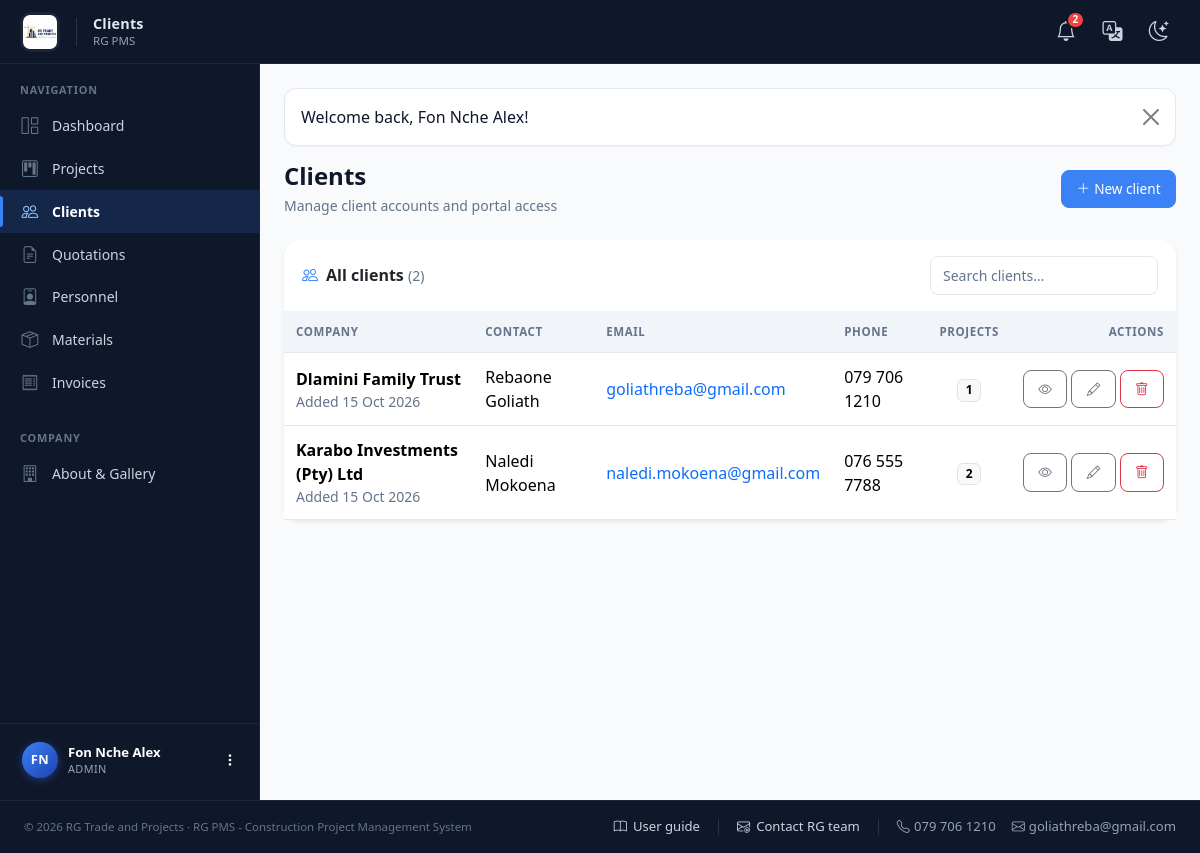
The app's page /admin/clients.php (signed in) with its own data.
### tables this page shows
CREATE TABLE users (
  id            INT UNSIGNED NOT NULL AUTO_INCREMENT,
  role_id       TINYINT UNSIGNED NOT NULL,
  full_name     VARCHAR(120) NOT NULL,
  email         VARCHAR(160) NOT NULL UNIQUE,
  phone         VARCHAR(30)  NULL,
  password_hash VARCHAR(255) NOT NULL,
  is_active     TINYINT(1)   NOT NULL DEFAULT 1,
  created_at    DATETIME     NOT NULL DEFAULT CURRENT_TIMESTAMP,
  PRIMARY KEY (id),
  CONSTRAINT fk_users_role FOREIGN KEY (role_id) REFERENCES roles(id)
);

CREATE TABLE roles (
  id          TINYINT UNSIGNED NOT NULL AUTO_INCREMENT,
  name        VARCHAR(50)  NOT NULL UNIQUE,       
  description VARCHAR(255) NULL,
  PRIMARY KEY (id)
);

CREATE TABLE clients (
  id             INT UNSIGNED NOT NULL AUTO_INCREMENT,
  user_id        INT UNSIGNED NULL,                
  company_name   VARCHAR(160) NOT NULL,
  contact_person VARCHAR(120) NOT NULL,
  phone          VARCHAR(30)  NULL,
  email          VARCHAR(160) NULL,
  address        VARCHAR(255) NULL,
  created_at     DATETIME     NOT NULL DEFAULT CURRENT_TIMESTAMP,
  PRIMARY KEY (id),
  CONSTRAINT fk_clients_user FOREIGN KEY (user_id) REFERENCES users(id) ON DELETE SET NULL
);

### includes/auth.php (called while the page is built, shortened)
<?php
require_once __DIR__ . '/functions.php';
function current_user(): ?array {
    static $cached = null;
    static $loaded = false;
    if ($loaded) return $cached;
    $loaded = true;
    $stmt = db()->prepare(
        'SELECT u.*, r.name AS role_name
         FROM users u
         LEFT JOIN roles r ON r.id = u.role_id
         WHERE u.id = ? LIMIT 1'
    );
    $stmt->execute([(int)$_SESSION['user_id']]);
    $user = $stmt->fetch();
    return $cached = $user;
}
function require_login(): void {
    if (!current_user()) {
        $_SESSION['__intended'] = $_SERVER['REQUEST_URI'] ?? '';
        flash_set('warning', 'Please sign in to continue.');
        redirect('login.php');
    }
}
function require_role(string|array $roles): void {
    require_login();
}

### config/db.php (called while the page is built, shortened)
<?php
function db(): PDO {
    static $pdo = null;
    if ($pdo === null) {
        $dsn = 'mysql:host=' . DB_HOST . ';dbname=' . DB_NAME . ';charset=utf8mb4';
        try {
            $pdo = new PDO($dsn, DB_USER, DB_PASS, [
                PDO::ATTR_ERRMODE            => PDO::ERRMODE_EXCEPTION,
                PDO::ATTR_DEFAULT_FETCH_MODE => PDO::FETCH_ASSOC,
                PDO::ATTR_EMULATE_PREPARES   => false,
            ]);
        } catch (PDOException $e) {
            http_response_code(500);
            die('<div style="font-family:sans-serif;padding:2rem;max-width:40rem;margin:3rem auto;border:1px solid #dc3545;border-radius:.5rem;color:#842029;background:#f8d7da">'
                . '<h3>Database connection failed</h3><p>Please check <code>config/config.php</code> and confirm the '
                . 'database <code>' . htmlspecialchars(DB_NAME) . '</code> exists (import <code>sql/schema.sql</code>).</p>'
                . '<p style="font-size:.85rem">' . htmlspecialchars($e->getMessage()) . '</p></div>');
        }
    }
    return $pdo;
}

### includes/functions.php (called while the page is built, shortened)
<?php
require_once __DIR__ . '/../config/db.php';
function flash_get(): ?array {
    if (!empty($_SESSION['flash'])) {
        $f = $_SESSION['flash'];
        return $f;
    }
    return null;
}
function unread_notification_count(int $userId): int {
    $stmt = db()->prepare('SELECT COUNT(*) FROM notifications WHERE user_id = ? AND is_read = 0');
    $stmt->execute([$userId]);
    return (int)$stmt->fetchColumn();
}
function nice_date(?string $date): string {
    $ts = strtotime($date);
    return $ts ? date('d M Y', $ts) : '-';
}
function e(?string $value): string {
    return htmlspecialchars((string)$value, ENT_QUOTES, 'UTF-8');
}

### admin/clients.php (the view, shortened to what this page needs)
<?php
require_once __DIR__ . '/../includes/layout.php';
require_role('admin');
$pdo = db();
$q   = trim($_GET['q'] ?? '');
$sql = 'SELECT c.*,
               (SELECT COUNT(*) FROM projects p WHERE p.client_id = c.id) AS project_count
        FROM clients c';
$params = [];
$sql .= ' ORDER BY c.created_at DESC';
$stmt = $pdo->prepare($sql);
$stmt->execute($params);
$clients = $stmt->fetchAll();
page_header('Clients', 'clients');
page_heading(
    'Clients',
    'Manage client accounts and portal access',
    '<a href="' . BASE_URL . '/admin/client_new.php" class="btn btn-brand"><i class="bi bi-plus-lg me-1"></i>New client</a>'
);
?>
<div class="card border-0 shadow-sm rounded-4">
  <div class="card-header bg-transparent border-0 d-flex flex-wrap justify-content-between align-items-center gap-3 py-3">
    <h6 class="mb-0 fw-semibold"><i class="bi bi-people me-2 text-brand"></i>All clients <span class="text-muted small fw-normal">(<?= count($clients) ?>)</span></h6>
    <form class="d-flex" method="get" style="max-width:340px;">
      <input type="search" name="q" class="form-control form-control-sm" placeholder="Search clients…" value="<?= e($q) ?>">
    </form>
  </div>
  <div class="table-responsive">
    <table class="table table-hover align-middle mb-0">
      <thead>
        <tr>
          <th>Company</th>
          <th>Contact</th>
          <th>Email</th>
          <th>Phone</th>
          <th class="text-center">Projects</th>
          <th class="text-end">Actions</th>
        </tr>
      </thead>
      <tbody>
      <?php if (!$clients): ?>
        <tr>
          <td colspan="6" class="text-center py-5">
            <i class="bi bi-inbox display-6 text-muted d-block mb-2"></i>
            <div class="text-muted">No clients <?= $q ? 'matching your search' : 'yet' ?>.</div>
          </td>
        </tr>
      <?php else: foreach ($clients as $c): ?>
        <tr>
          <td>
            <div class="fw-semibold"><?= e($c['company_name'] ?? '-') ?></div>
            <div class="small text-muted">Added <?= nice_date($c['created_at'] ?? null) ?></div>
          </td>
          <td><?= e($c['contact_person'] ?? '-') ?></td>
          <td>
            <?php if (!empty($c['email'])): ?>
              <a href="mailto:<?= e($c['email']) ?>" class="text-decoration-none"><?= e($c['email']) ?></a>
            <?php else: ?>-<?php endif; ?>
          </td>
          <td><?= e($c['phone'] ?? '-') ?></td>
          <td class="text-center">
            <span class="badge text-bg-light border"><?= (int)($c['project_count'] ?? 0) ?></span>
          </td>
          <td class="text-end">
            <div class="d-inline-flex gap-1">
              <a href="<?= BASE_URL ?>/admin/client_view.php?id=<?= (int)$c['id'] ?>"
                 class="btn btn-sm btn-outline-secondary" title="View">
                <i class="bi bi-eye"></i>
              </a>
              <a href="<?= BASE_URL ?>/admin/client_new.php?id=<?= (int)$c['id'] ?>"
                 class="btn btn-sm btn-outline-secondary" title="Edit">
                <i class="bi bi-pencil"></i>
              </a>
              <?= delete_button('client', (int)$c['id']) ?>
            </div>
          </td>
        </tr>
      <?php endforeach; endif; ?>
      </tbody>
    </table>
  </div>
</div>
<?php page_footer(); ?>

### includes/layout.php (shortened to what this page needs)
<?php
require_once __DIR__ . '/functions.php';
require_once __DIR__ . '/auth.php';
require_once __DIR__ . '/delete.php';
function page_header(string $title, string $active = ''): void {
    $user    = current_user();
    $role    = $user['role_name'] ?? null;
    $unread  = $user ? unread_notification_count((int)$user['id']) : 0;
    $flash   = flash_get();
    $base    = BASE_URL;
    $initials = '';
    if ($user) {
        foreach (preg_split('/\s+/', trim($user['full_name'])) as $part) {
            if ($part !== '') $initials .= strtoupper($part[0]);
        }
        $initials = substr($initials, 0, 2);
    }
    ?>
<!DOCTYPE html>
<html lang="en">
<head>
<link rel="stylesheet" href="<?= $base ?>/assets/vendor/bootstrap.min.css">
<link rel="stylesheet" href="<?= $base ?>/assets/vendor/bootstrap-icons.css">
<link rel="stylesheet" href="<?= $base ?>/assets/css/style.css?v=<?= @filemtime(__DIR__ . '/../assets/css/style.css') ?>">
</head>
<body>
<?php if ($user): ?>
<nav class="app-navbar">
  <div class="navbar-inner">
    <div class="d-flex align-items-center gap-3">
      <a class="navbar-brand" href="<?= $base ?>/index.php">
        <img src="<?= $base ?>/assets/img/logo-full.png" alt="<?= APP_NAME ?>" class="header-logo"
             onerror="this.style.display='none';this.nextElementSibling.style.display='inline-flex';">
      </a>
      <div class="d-none d-md-block lh-1">
        <div class="navbar-page-title"><?= e($title) ?></div>
        <div class="navbar-page-sub mt-1"><?= APP_SYSTEM_NAME ?></div>
      </div>
    </div>
    <div class="d-flex align-items-center gap-1">
      <div class="dropdown">
        <a class="nav-icon-link" href="#" data-bs-toggle="dropdown" aria-expanded="false" title="Notifications">
          <i class="bi bi-bell fs-5"></i>
          <?php if ($unread > 0): ?>
            <span class="badge-dot"><?= $unread > 9 ? '9+' : $unread ?></span>
          <?php endif; ?>
        </a>
      </div>
      <div class="dropdown">
        <a class="nav-icon-link" href="#" data-bs-toggle="dropdown" aria-expanded="false" title="Translate">
          <i class="bi bi-translate fs-5"></i>
        </a>
      </div>
      <button class="nav-icon-link" type="button" id="themeToggle" title="Switch theme" aria-label="Switch theme">
        <i class="bi bi-moon-stars fs-5 icon-light"></i>
      </button>
    </div>
  </div>
</nav>
<div class="app-layout">
  <aside class="app-sidebar" id="appSidebar">
    <div class="sidebar-scroll">
      <div class="sidebar-section-title">Navigation</div>
      <ul class="nav flex-column sidebar-nav">
        <?php if ($role === 'admin'): ?>
          <li class="nav-item"><a class="nav-link <?= $active === 'dashboard' ? 'active' : '' ?>" href="<?= $base ?>/admin/dashboard.php"><i class="bi bi-grid-1x2"></i><span>Dashboard</span></a></li>
          <li class="nav-item"><a class="nav-link <?= $active === 'projects' ? 'active' : '' ?>" href="<?= $base ?>/admin/projects.php"><i class="bi bi-kanban"></i><span>Projects</span></a></li>
          <li class="nav-item"><a class="nav-link <?= $active === 'clients' ? 'active' : '' ?>" href="<?= $base ?>/admin/clients.php"><i class="bi bi-people"></i><span>Clients</span></a></li>
          <li class="nav-item"><a class="nav-link <?= $active === 'quotations' ? 'active' : '' ?>" href="<?= $base ?>/admin/quotations.php"><i class="bi bi-file-earmark-text"></i><span>Quotations</span></a></li>
          <li class="nav-item"><a class="nav-link <?= $active === 'personnel' ? 'active' : '' ?>" href="<?= $base ?>/admin/personnel.php"><i class="bi bi-person-badge"></i><span>Personnel</span></a></li>
          <li class="nav-item"><a class="nav-link <?= $active === 'materials' ? 'active' : '' ?>" href="<?= $base ?>/admin/materials.php"><i class="bi bi-box-seam"></i><span>Materials</span></a></li>
          <li class="nav-item"><a class="nav-link <?= $active === 'invoices' ? 'active' : '' ?>" href="<?= $base ?>/admin/invoices.php"><i class="bi bi-receipt"></i><span>Invoices</span></a></li>
        <?php elseif ($role === 'personnel'): ?>
          <li class="nav-item"><a class="nav-link <?= $active === 'dashboard' ? 'active' : '' ?>" href="<?= $base ?>/personnel/dashboard.php"><i class="bi bi-grid-1x2"></i><span>My Projects</span></a></li>
        <?php elseif ($role === 'client'): ?>
          <li class="nav-item"><a class="nav-link <?= $active === 'dashboard' ? 'active' : '' ?>" href="<?= $base ?>/client/dashboard.php"><i class="bi bi-grid-1x2"></i><span>My Projects</span></a></li>
        <?php endif; ?>
      </ul>
      <?php if ($role === 'admin'): ?>
        <div class="sidebar-section-title mt-3">Company</div>
        <ul class="nav flex-column sidebar-nav">
          <li class="nav-item">
            <a class="nav-link <?= $active === 'home' ? 'active' : '' ?>" href="<?= $base ?>/about.php">
              <i class="bi bi-building"></i><span>About &amp; Gallery</span>
            </a>
          </li>
        </ul>
      <?php endif; ?>
    </div>
    <div class="sidebar-user-wrap">
      <div class="dropdown dropend">
        <a class="sidebar-user" href="#" data-bs-toggle="dropdown" aria-expanded="false">
          <div class="avatar"><?= e($initials ?: 'U') ?></div>
          <div class="user-info">
            <div class="user-name"><?= e($user['full_name']) ?></div>
            <div class="user-role"><?= e($user['role_name']) ?></div>
          </div>
          <i class="bi bi-three-dots-vertical ms-auto small"></i>
        </a>
      </div>
    </div>
  </aside>
  <main class="app-main">
    <div class="container-fluid px-3 px-lg-4 py-4">
      <?php if ($flash): ?>
        <div class="alert alert-<?= e($flash['type']) ?> alert-dismissible fade show" role="alert">
          <?= e($flash['message']) ?>
          <button type="button" class="btn-close" data-bs-dismiss="alert" aria-label="Close"></button>
        </div>
      <?php endif; ?>
<?php endif; ?>
<?php
}
function page_footer(): void {
    $user = current_user();
    ?>
    <?php if ($user): ?>
        </div>
      </main>
    </div>
    <?php else: ?>
        </div>
    </main>
    <?php endif; ?>
<footer class="app-footer py-3">
  <div class="container-fluid px-3 px-lg-4">
    <div class="d-flex flex-wrap justify-content-between align-items-center gap-3">
      <div class="text-muted small">
        © <?= date('Y') ?> <?= APP_NAME ?> · <?= APP_SYSTEM_NAME ?> - Construction Project Management System
      </div>
      <div class="footer-links">
        <a href="<?= BASE_URL ?>/user_guide.php">
          <i class="bi bi-book"></i> User guide
        </a>
        <a href="mailto:<?= e(COMPANY_EMAIL) ?>?subject=RG%20PMS%20Support%20Request">
          <i class="bi bi-envelope-at"></i> Contact RG team
        </a>
        <span class="footer-meta d-none d-md-flex">
          <span><i class="bi bi-telephone me-1"></i><?= e(COMPANY_PHONE) ?></span>
          <span><i class="bi bi-envelope me-1"></i><?= e(COMPANY_EMAIL) ?></span>
        </span>
      </div>
    </div>
  </div>
</footer>
</body>
</html>
<?php
}
function page_heading(string $title, string $subtitle, string $actions = ''): void {
    echo '<div class="d-flex flex-wrap justify-content-between align-items-center mb-4 gap-2">';
    echo '<div><h4 class="mb-0 fw-semibold">' . e($title) . '</h4>';
    if ($subtitle) echo '<div class="text-muted small mt-1">' . e($subtitle) . '</div>';
    echo '</div>';
    if ($actions) echo '<div class="d-flex gap-2">' . $actions . '</div>';
    echo '</div>';
}

### includes/delete.php (shortened to what this page needs)
<?php
function delete_button(string $type, int $id, string $label = '', string $size = 'sm'): string {
    $uri = $_SERVER['REQUEST_URI'] ?? '/admin/dashboard.php';
    if (defined('BASE_URL') && BASE_URL !== '' && str_starts_with($uri, BASE_URL)) {
        $uri = substr($uri, strlen(BASE_URL));
    }
    $redirect = ltrim($uri, '/');
    $confirm = 'Delete this ' . str_replace('_', ' ', $type) . '? This cannot be undone.';
    ob_start(); ?>
    <form method="post" action="<?= BASE_URL ?>/admin/delete.php" class="d-inline"
          onsubmit="return confirm('<?= e($confirm) ?>');">
        <button type="submit" class="btn btn-<?= $size ?> btn-outline-danger" title="Delete">
            <i class="bi bi-trash"></i><?= $label ? ' ' . e($label) : '' ?>
        </button>
    </form>
    <?php
    return ob_get_clean();
}

### records on screen
users: full_name "Fon Nche Alex", role.name "ADMIN"
clients: company_name "Dlamini Family Trust", created_at "15 Oct 2026", contact_person "Rebaone Goliath", email "goliathreba@gmail.com", phone "079 706 1210", project_count "1"
clients: company_name "Karabo Investments (Pty) Ltd", created_at "15 Oct 2026", contact_person "Naledi Mokoena", email "naledi.mokoena@gmail.com", phone "076 555 7788", project_count "2"

### other values on screen
$title "Clients"
APP_SYSTEM_NAME "RG PMS"
$unread "2"
$initials ?: 'U' "FN"
$flash['message'] "Welcome back, Fon Nche Alex!"
$subtitle "Manage client accounts and portal access"
$actions "New client"
count($clients) "2"
APP_NAME "RG Trade and Projects"
COMPANY_PHONE "079 706 1210"
COMPANY_EMAIL "goliathreba@gmail.com"
